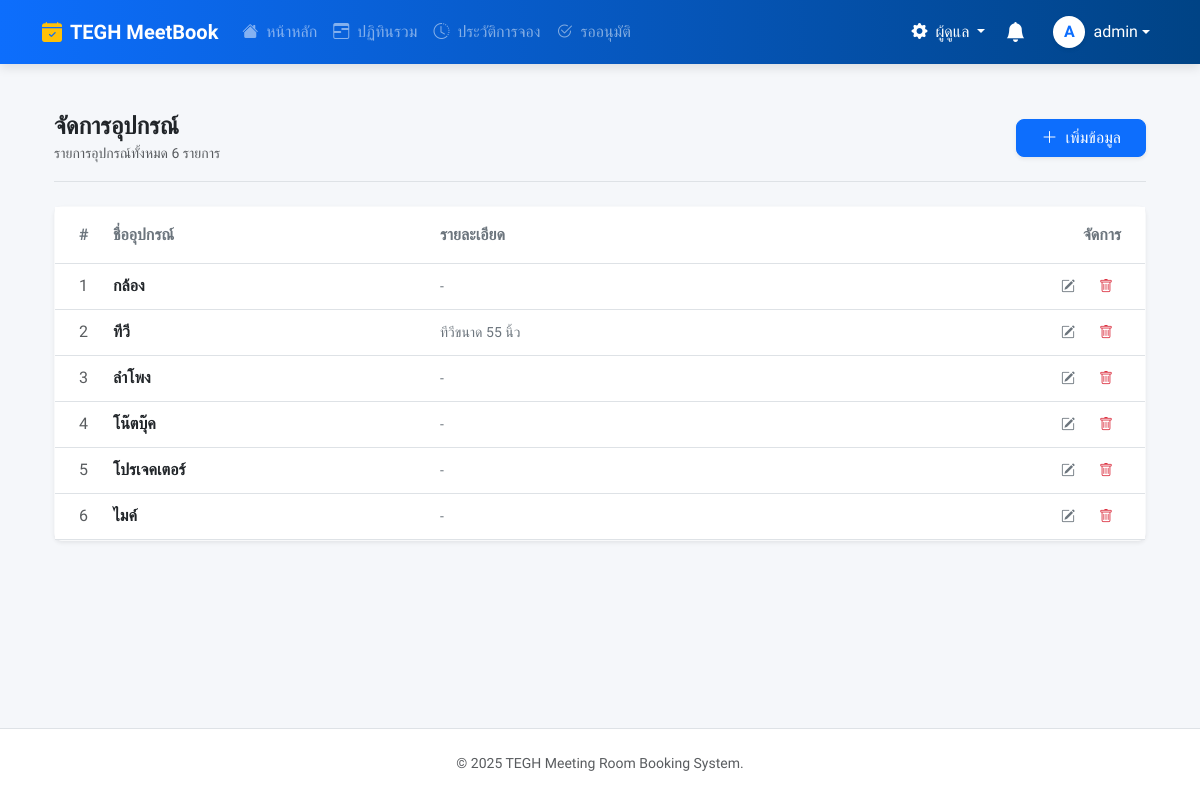
Screenshot of /equipments/ (signed in) with the database file from the repository.
### booking/models.py (models this page shows, shortened)
class Equipment(models.Model):
    name = models.CharField(max_length=100, verbose_name="ชื่ออุปกรณ์")
    description = models.TextField(blank=True, null=True, verbose_name="รายละเอียด")

### booking/views.py (the view)
# urls.py: path('equipments/', views.equipment_management_view, name='equipments'),
@login_required
@user_passes_test(is_admin)
def equipment_management_view(request):
    return render(request, 'pages/equipments.html', {**get_base_context(request), 'equipments': Equipment.objects.all().order_by('name')})

### booking/views.py (called while the page is built)
def is_admin(user):
    return user.is_authenticated and (user.is_superuser or user.is_staff or user.groups.filter(name='Admin').exists())

def is_approver_or_admin(user):
    return user.is_authenticated and (user.is_superuser or user.is_staff or user.groups.filter(name__in=['Approver', 'Admin']).exists())

### templates/pages/equipments.html (shortened to what this page needs)
{% extends 'base.html' %}
{% load static %}
{% block content %}
<div class="container py-4">
    <div class="d-flex justify-content-between align-items-center mb-4 border-bottom pb-3">
        <div>
            <h4 class="fw-bold text-dark mb-0">จัดการอุปกรณ์</h4>
            <span class="text-muted small">รายการอุปกรณ์ทั้งหมด {{ equipments.count }} รายการ</span>
        </div>
        <a href="{% url 'add_equipment' %}" class="btn btn-primary px-4 rounded-3 shadow-sm">
            <i class="bi bi-plus-lg me-1"></i> เพิ่มข้อมูล
        </a>
    </div>
    <div class="card border border-light shadow-sm rounded-3">
        <div class="card-body p-0">
            <div class="table-responsive">
                <table class="table table-hover align-middle mb-0">
                    <thead class="bg-light">
                        <tr>
                            <th class="ps-4 py-3 fw-bold text-secondary" style="width: 50px;">#</th>
                            <th class="py-3 fw-bold text-secondary" style="width: 30%;">ชื่ออุปกรณ์</th>
                            <th class="py-3 fw-bold text-secondary">รายละเอียด</th>
                            <th class="text-end pe-4 py-3 fw-bold text-secondary" style="width: 120px;">จัดการ</th>
                        </tr>
                    </thead>
                    <tbody>
                        {% for item in equipments %}
                        <tr>
                            <td class="ps-4 text-muted">{{ forloop.counter }}</td>
                            <td class="fw-bold text-dark">{{ item.name }}</td>
                            <td class="text-secondary small">
                                {{ item.description|default:"-" }}
                            </td>
                            <td class="text-end pe-4">
                                <a href="{% url 'edit_equipment' item.id %}" class="btn btn-sm btn-outline-secondary border-0" title="แก้ไข">
                                    <i class="bi bi-pencil-square"></i>
                                </a>
                                <button class="btn btn-sm btn-outline-danger border-0 ms-1"
                                        data-bs-toggle="modal"
                                        data-bs-target="#deleteModal{{ item.id }}"
                                        title="ลบ">
                                    <i class="bi bi-trash"></i>
                                </button>
                            </td>
                        </tr>
                        {% empty %}
                        <tr>
                            <td colspan="4" class="text-center py-5 text-muted small">
                                ไม่พบข้อมูลอุปกรณ์
                            </td>
                        </tr>
                        {% endfor %}
                    </tbody>
                </table>
            </div>
        </div>
    </div>
</div>
{% endblock %}

### templates/base.html (shortened to what this page needs)
{% load static %}
<!DOCTYPE html>
<html lang="th">
<head>
    <link href="https://cdn.jsdelivr.net/npm/bootstrap@5.3.0/dist/css/bootstrap.min.css" rel="stylesheet">
    <link rel="stylesheet" href="https://cdn.jsdelivr.net/npm/bootstrap-icons@1.11.0/font/bootstrap-icons.css">
    <link href="https://cdn.jsdelivr.net/npm/select2@4.1.0-rc.0/dist/css/select2.min.css" rel="stylesheet" />
    <link rel="stylesheet" href="https://cdn.jsdelivr.net/npm/select2-bootstrap-5-theme@1.3.0/dist/select2-bootstrap-5-theme.min.css" />
</head>
<body class="d-flex flex-column min-vh-100">
    <nav class="navbar navbar-expand-lg navbar-dark navbar-premium sticky-top">
        <div class="container">
            <a class="navbar-brand fw-bold d-flex align-items-center"
                href="{% if user.is_authenticated %}{% url 'dashboard' %}{% else %}{% url 'root' %}{% endif %}">
                <i class="bi bi-calendar-check-fill me-2 text-warning"></i>
                TEGH MeetBook
            </a>
            <div class="collapse navbar-collapse" id="navbarNav">
                <ul class="navbar-nav me-auto">
                    {% for item in menu_items %}
                    <li class="nav-item">
                        <a class="nav-link {% if item.active %}active text-white{% else %}text-white-50{% endif %}" href="{% url item.url_name %}">
                            <i class="bi {{ item.icon }} me-1"></i> {{ item.label }}
                        </a>
                    </li>
                    {% endfor %}
                </ul>
                <ul class="navbar-nav align-items-center gap-1">
                    {% if is_admin_user %}
                    <li class="nav-item dropdown">
                        <a class="nav-link dropdown-toggle text-white" href="#" data-bs-toggle="dropdown">
                            <i class="bi bi-gear-fill me-1"></i> ผู้ดูแล
                        </a>
                    </li>
                    {% endif %}
                    {% if user.is_authenticated %}
                    <li class="nav-item dropdown">
                        <a class="nav-link position-relative text-white" href="#" id="notificationDropdown" role="button" data-bs-toggle="dropdown" aria-expanded="false">
                            <i class="bi bi-bell-fill fs-5"></i>
                        </a>
                    </li>
                    {% endif %} {% if user.is_authenticated %}
                    <li class="nav-item dropdown ms-2">
                        <a class="nav-link dropdown-toggle text-white d-flex align-items-center" href="#" data-bs-toggle="dropdown">
                            <div class="bg-white text-primary rounded-circle d-flex align-items-center justify-content-center fw-bold me-2 shadow-sm" style="width: 32px; height: 32px;">
                                {{ user.username|make_list|first|upper }}
                            </div>
                            <span class="d-none d-lg-inline">{{ user.username }}</span>
                        </a>
                    </li>
                    {% else %}
                    <li class="nav-item">
                        <a class="btn btn-outline-light fw-bold ms-2 px-3 py-1" href="{% url 'login' %}">
                            เข้าสู่ระบบ
                        </a>
                    </li>
                    {% endif %}
                </ul>
            </div>
        </div>
    </nav>
    <main class="main-wrapper mt-4">
        <div class="container">
            {% block content %}{% endblock %}
        </div>
    </main>
    <footer class="bg-white border-top py-4 mt-auto">
        <div class="container text-center text-muted small">
            <p class="mb-1">&copy; {% now "Y" %} TEGH Meeting Room Booking System.</p>
        </div>
    </footer>
</body>
</html>

### templates/base.html (style rules this page uses)
body { font-family: 'Sarabun', sans-serif; background-color: #f5f7fa; overflow-x: hidden; }
.navbar-premium { background: linear-gradient(90deg, #0d6efd 0%, #004385 100%); box-shadow: 0 4px 10px rgba(0,0,0,0.1); }
.nav-link { transition: all 0.2s; }
.main-wrapper { min-height: 80vh; padding-bottom: 50px; width: 100%; }

### rows the page displays
Equipment: name "กล้อง", description "-"
Equipment: name "ทีวี", description "ทีวีขนาด 55 นิ้ว"
Equipment: name "ลำโพง", description "-"
Equipment: name "โน๊ตบุ๊ค", description "-"
Equipment: name "โปรเจคเตอร์", description "-"
Equipment: name "ไมค์", description "-"

### other values shown
{{ item.label }} "หน้าหลัก" "ปฏิทินรวม" "ประวัติการจอง" "รออนุมัติ"
{{ user.username|make_list|first|upper }} "A"
{{ user.username }} "admin"
{{ equipments.count }} "6"
